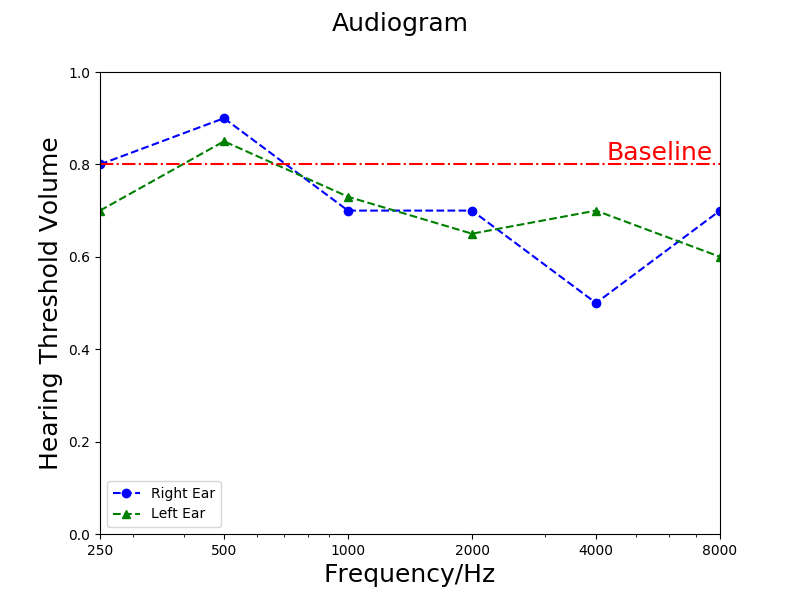

Generate this figure with Python:
import numpy as np
import matplotlib.pyplot as plt

x = [250.0,500.0,1000.0,2000.0,4000.0,8000.0];
right = [0.8,0.9,0.7,0.7,0.5,0.7];
left = [0.7,0.85,0.73,0.65,0.7,0.6];
baseline=[0.8,0.8,0.8,0.8,0.8,0.8]

fig = plt.figure()
plt.plot(x, right,'b--',marker='o',label="Right Ear")
plt.plot(x, left,'g--',marker='^',label="Left Ear")
plt.plot(x,baseline,'r-.')
fig.suptitle('Audiogram')
plt.xlabel('Frequency/Hz')
plt.ylabel('Hearing Threshold Volume')
plt.text(7700,0.81,'Baseline',horizontalalignment='right',color='red'
            )

plt.legend(loc='lower left')#upper/lower right/left
ax = fig.add_subplot(1,1,1)
ax.set_xscale('log')
plt.xticks(x,['250','500','1000','2000','4000','8000'],color='black')
ax.set_xlim([250,8000])
ax.set_ylim([0,1.0])
plt.show()

fig.savefig('audiogram.png')


